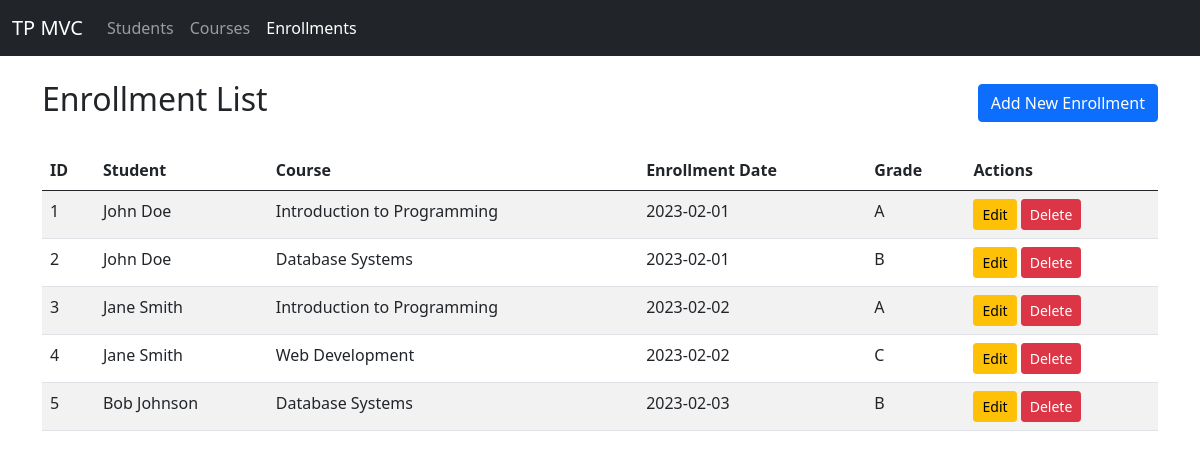
/tp_mvc/index.php?action=enrollments, run on the app's committed database.
### tables this page shows
CREATE TABLE enrollments (
  id INT AUTO_INCREMENT PRIMARY KEY,
  student_id INT NOT NULL,
  course_id INT NOT NULL,
  enrollment_date DATE NOT NULL,
  grade VARCHAR(2),
  FOREIGN KEY (student_id) REFERENCES students(id) ON DELETE CASCADE,
  FOREIGN KEY (course_id) REFERENCES courses(id) ON DELETE CASCADE
);

CREATE TABLE students (
  id INT AUTO_INCREMENT PRIMARY KEY,
  name VARCHAR(100) NOT NULL,
  nim VARCHAR(20) NOT NULL UNIQUE,
  phone VARCHAR(15),
  join_date DATE
);

CREATE TABLE courses (
  id INT AUTO_INCREMENT PRIMARY KEY,
  course_code VARCHAR(20) NOT NULL UNIQUE,
  course_name VARCHAR(100) NOT NULL,
  credits INT NOT NULL,
  description TEXT
);

### tp_mvc/controllers/EnrollmentController.php (called while the page is built, shortened)
<?php
require_once 'models/Enrollment.php';
class EnrollmentController {
    private $enrollment;
    public function __construct($conn) {
        $this->enrollment = new Enrollment($conn);
    }
    public function index() {
        $result = $this->enrollment->getAll();
        include 'views/enrollment_view.php';
    }
}
?>

### tp_mvc/models/Enrollment.php (called while the page is built, shortened)
<?php
class Enrollment {
    private $conn;
    public function __construct($conn) {
        $this->conn = $conn;
    }
    public function getAll() {
        $sql = "SELECT e.*, s.name as student_name, c.course_name
                FROM enrollments e
                JOIN students s ON e.student_id = s.id
                JOIN courses c ON e.course_id = c.id";
        $result = $this->conn->query($sql);
        return $result;
    }
}
?>

### tp_mvc/views/enrollment_view.php (the view)
<?php include 'views/layouts/header.php'; ?>
<div class="d-flex justify-content-between align-items-center mb-4">
  <h2>Enrollment List</h2>
  <a href="index.php?action=createEnrollment" class="btn btn-primary">Add New Enrollment</a>
</div>
<table class="table table-striped">
  <thead>
    <tr>
      <th>ID</th>
      <th>Student</th>
      <th>Course</th>
      <th>Enrollment Date</th>
      <th>Grade</th>
      <th>Actions</th>
    </tr>
  </thead>
  <tbody>
    <?php
    if ($result->num_rows > 0) {
      while ($row = $result->fetch_assoc()) {
        echo "<tr>
                <td>{$row['id']}</td>
                <td>{$row['student_name']}</td>
                <td>{$row['course_name']}</td>
                <td>{$row['enrollment_date']}</td>
                <td>{$row['grade']}</td>
                <td>
                  <a href='index.php?action=editEnrollment&id={$row['id']}' class='btn btn-sm btn-warning'>Edit</a>
                  <a href='index.php?action=deleteEnrollment&id={$row['id']}' class='btn btn-sm btn-danger' onclick='return confirm(\"Apakah Anda yakin ingin menghapus ini\")'>Delete</a>
                </td>
              </tr>";
      }
    } else {
      echo "<tr><td colspan='6' class='text-center'>No enrollments found</td></tr>";
    }
    ?>
  </tbody>
</table>
<?php include 'views/layouts/footer.php'; ?>

### tp_mvc/index.php (shortened to what this page needs)
<?php
require_once 'config/Database.php';
require_once 'controllers/EnrollmentController.php';
$enrollmentController = new EnrollmentController($conn);
$action = isset($_GET['action']) ? $_GET['action'] : 'students';
switch ($action) {
    case 'enrollments':
        $enrollmentController->index();
        break;
}
?>

### tp_mvc/views/layouts/header.php (shortened to what this page needs)
<!doctype html>
<html lang="en">
<head>
  <link href="assets/css/bootstrap.min.css" rel="stylesheet">
</head>
<body>
  <nav class="navbar navbar-expand-lg navbar-dark bg-dark">
    <div class="container-fluid">
      <a class="navbar-brand" href="index.php">TP MVC</a>
      <div class="collapse navbar-collapse" id="navbarNav">
        <ul class="navbar-nav">
          <li class="nav-item">
            <a class="nav-link <?php echo (!isset($_GET['action']) || $_GET['action'] == 'students') ? 'active' : ''; ?>" aria-current="page" href="index.php?action=students">Students</a>
          </li>
          <li class="nav-item">
            <a class="nav-link <?php echo (isset($_GET['action']) && $_GET['action'] == 'courses') ? 'active' : ''; ?>" href="index.php?action=courses">Courses</a>
          </li>
          <li class="nav-item">
            <a class="nav-link <?php echo (isset($_GET['action']) && $_GET['action'] == 'enrollments') ? 'active' : ''; ?>" href="index.php?action=enrollments">Enrollments</a>
          </li>
        </ul>
      </div>
    </div>
  </nav>
  <div class="container my-4">

### tp_mvc/views/layouts/footer.php (shortened to what this page needs)
</div>
</body>
</html>

### data on the page
enrollments: id "1", student.name "John Doe", course.course_name "Introduction to Programming", enrollment_date "2023-02-01", grade "A"
enrollments: id "2", student.name "John Doe", course.course_name "Database Systems", enrollment_date "2023-02-01", grade "B"
enrollments: id "3", student.name "Jane Smith", course.course_name "Introduction to Programming", enrollment_date "2023-02-02", grade "A"
enrollments: id "4", student.name "Jane Smith", course.course_name "Web Development", enrollment_date "2023-02-02", grade "C"
enrollments: id "5", student.name "Bob Johnson", course.course_name "Database Systems", enrollment_date "2023-02-03", grade "B"
